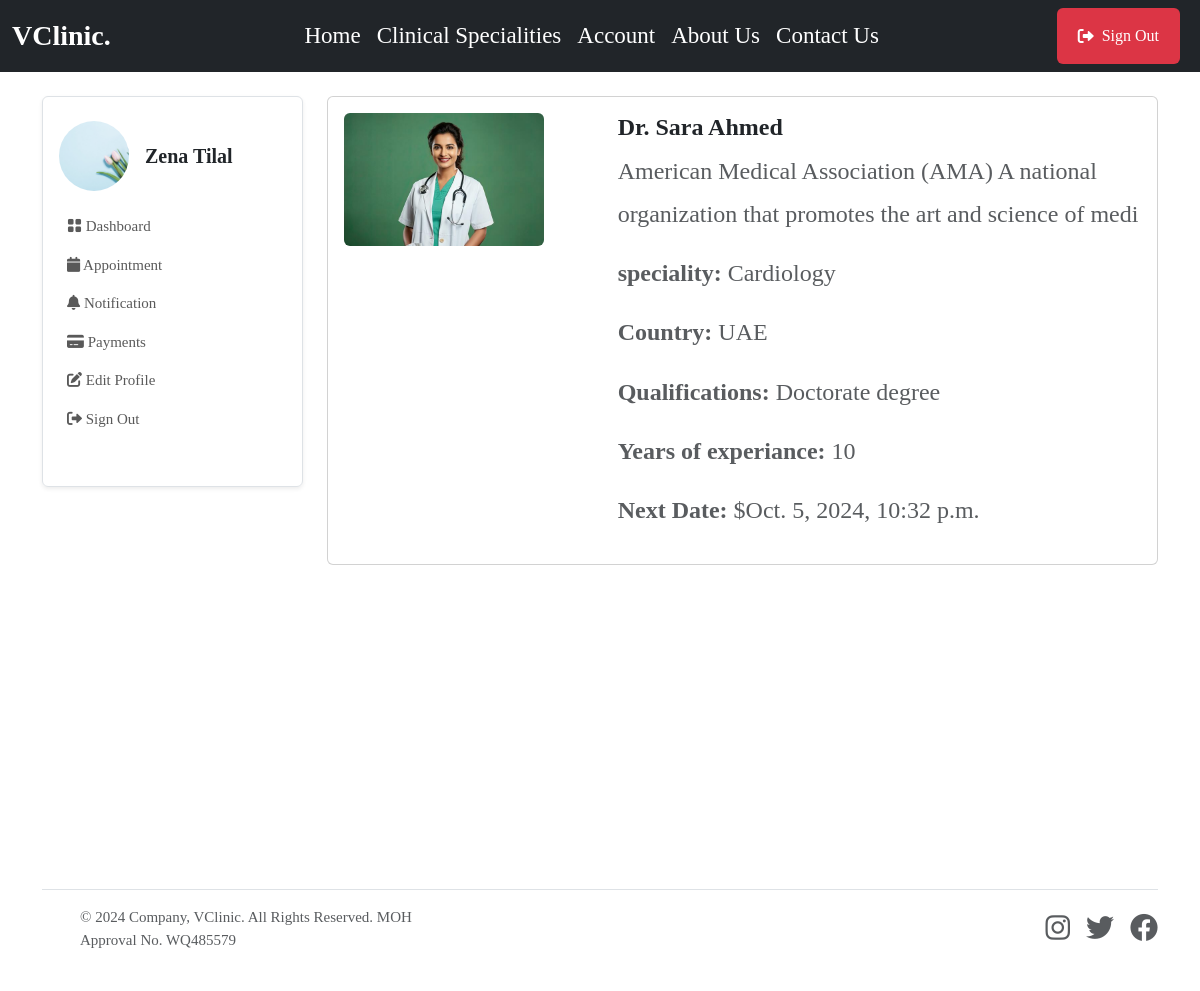
/patient/doctor-info/1/ (signed in), run on the app's committed database.
### userauthapp/models.py (models this page shows, shortened)
class User(AbstractUser):       # override default user model
    email = models.EmailField(unique=True)
    username = models.CharField(max_length=100, null=True, blank=True)
    user_type = models.CharField(max_length=50, choices=USER_TYPE, null=True, blank=True, default=None)
    USERNAME_FIELD = "email"
    REQUIRED_FIELDS = ['username']

### patientapp/models.py (models this page shows, shortened)
class Patient(models.Model):         #create a new model from scratch
    user = models.OneToOneField(userauth_models.User, on_delete=models.CASCADE)  #when we delete this user , we delete doctor, there should be only one doctor that has one user model
    image = models.FileField(upload_to='images', blank=True, null=True)
    full_name = models.CharField(max_length=100, blank=True, null=True)
    mobile = models.CharField(max_length=15, blank=True, null=True)
    address = models.CharField(max_length=100, null=True, blank=True)
    email = models.CharField(max_length=100, null=True, blank=True)
    gender = models.CharField(max_length=100, null=True, blank=True)
    blood_group = models.CharField(max_length=100, null=True, blank=True)
    date_of_birth= models.DateTimeField(default=timezone.now, null=True, blank=True)

### doctorapp/models.py (models this page shows, shortened)
class Doctor(models.Model):         #create a new model from scratch
    user = models.OneToOneField(userauth_models.User, on_delete=models.CASCADE)  #when we delete this user , we delete doctor, there should be only one doctor that has one user model
    image = models.FileField(upload_to='images', default='images/doctor-default.png', blank=True, null=True)
    full_name = models.CharField(max_length=100, blank=True, null=True)
    mobile = models.CharField(max_length=15, blank=True, null=True)
    country = models.CharField(max_length=100, null=True, blank=True)
    bio = models.CharField(max_length=100, null=True, blank=True)
    specializations = models.CharField(max_length=100, null=True, blank=True)
    qualifications = models.CharField(max_length=100, null=True, blank=True)
    years_of_experience = models.CharField(max_length=100, null=True, blank=True)
    next_available_appointment_date = models.DateTimeField(default=timezone.now, null=True, blank=True)

### patientapp/views.py (the view)
# urls.py: path("doctor-info/<doctor_id>/", views.doctor_info, name="doctor_info"),
@login_required
def doctor_info(request, doctor_id):
    doctor = doctor_models.Doctor.objects.get(id=doctor_id)
    context = {
        "doctor": doctor
    }
    return render(request, "patientapp/doctor_info.html", context)

### templates/patientapp/doctor_info.html
{% extends 'partials/base.html' %} {% block content %}
<section class="">
    <div class="container">
        <div class="row mt-0 mt-md-4">
            {% include 'patientapp/sidebar.html' %}
            <div class="col-lg-9 col-md-8 col-12">
                <div class="card mb-4">
                    <div class="card-body">
                        <div class="row fs-4">
                            <div class="col-md-4">
                                <img src="{{ doctor.image.url }}" alt="doctor" class="img-fluid rounded" style="width: 200px;">
                            </div>
                            <div class="col-md-8">
                                <h4 class="fw-bold">Dr. {{doctor.full_name}}</h4>
                                <p class="text-muted">{{doctor.bio}}</p>
                                <p class="text-muted"><strong>speciality:</strong> {{doctor.specializations}}</p>
                                <p class="text-muted"><strong>Country:</strong> {{doctor.country}}</p>
                                <p class="text-muted"><strong>Qualifications:</strong> {{doctor.qualifications}}</p>
                                <p class="text-muted"><strong>Years of experiance:</strong> {{doctor.years_of_experience}}</p>
                                <p class="text-muted"><strong>Next Date:</strong> ${{doctor.next_available_appointment_date}}</p>
                            </div>
                        </div>
                    </div>
                </div>
            </div>
        </div>
    </div>
</section>
{% endblock content %}

### templates/patientapp/sidebar.html (shortened to what this page needs)
<div class="col-lg-3 col-md-4 col-12">
    <nav class="navbar navbar-expand-md shadow-sm mb-4 mb-lg-0 sidenav border rounded">
        <div class="collapse navbar-collapse p-3" id="sidenav">
            <div class="navbar-nav flex-column">
                <div class="d-flex align-items-center mb-3">
                    {% if request.user.patient.image %}
                    <img src="{{request.user.patient.image.url}}" alt="avatar" class="rounded-circle avatar-xl" style="width: 70px; height: 70px; object-fit: cover" />
                    {% endif %}
                    <div class="ms-3">
                        <h5 class="mb-0 fw-bold">{{request.user.patient.full_name}}</h5>
                    </div>
                </div>
                <ul class="list-unstyled ms-n2 mb-4">
                    <li class="nav-item">
                        <a class="dropdown-item nav-link" href="{% url 'patientapp:dashboard' %}"><i class="bi bi-grid-fill"></i> Dashboard</a>
                    </li>
                    <li class="nav-item">
                        <a class="dropdown-item nav-link" href="{% url 'patientapp:appointments' %}"><i class="fas fa-calendar"></i> Appointment</a>
                    </li>
                    <li class="nav-item">
                        <a class="dropdown-item nav-link" href="{% url 'patientapp:notifications' %}"><i class="fas fa-bell"></i> Notification</a>
                    </li>
                    <li class="nav-item">
                        <a class="dropdown-item nav-link" href="{% url 'patientapp:payments' %}"><i class="fas fa-credit-card"></i> Payments</a>
                    </li>
                    <li class="nav-item">
                        <a class="nav-link" href="{% url 'patientapp:profile' %}"> <i class="fas fa-edit"></i> Edit Profile </a>
                    </li>
                    <li class="nav-item">
                        <a class="nav-link" href="{% url 'userauthapp:sign-out' %}"> <i class="fas fa-sign-out-alt"></i> Sign Out </a>
                    </li>
                </ul>
            </div>
        </div>
    </nav>
</div>

### static/assets/css/style.css (style rules this page uses)
body { background: #ffffff; color: var(--bs-body-color); font-size: 15px; font-family: var(--body-font-family); margin: 0; overflow-x: hidden !important; font-weight: 400; }
.p, p { line-height: 1.8; color: var(--paragraphColor); }

### data on the page
User: user.patient.image (picture), user.patient.full_name "Zena Tilal"
Doctor: image (picture), full_name "Sara Ahmed", bio "American Medical Association (AMA) A national organization that promotes the art and science of medi", specializations "Cardiology", country "UAE", qualifications "Doctorate degree", years_of_experience "10", next_available_appointment_date "Oct. 5, 2024, 10:32 p.m."
